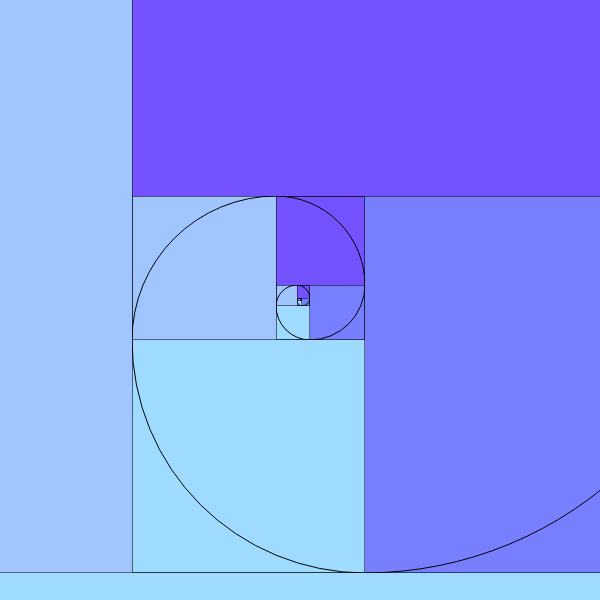
Frame 1 (no input)
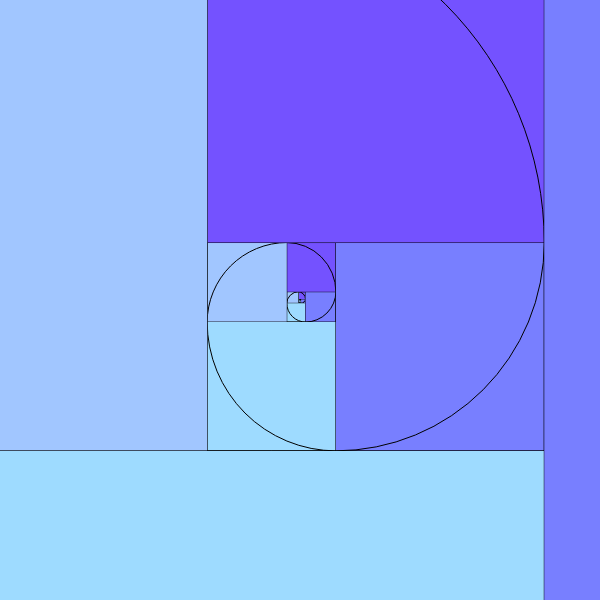
Frame 60 (no input)
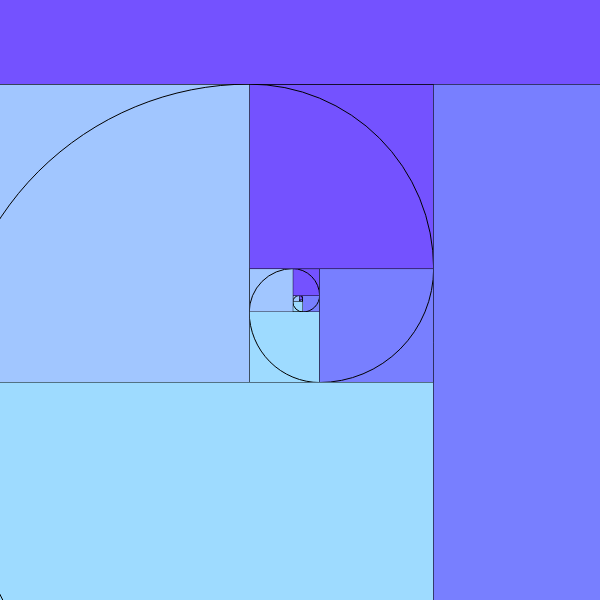
Frame 120 (the mouse pressed at the canvas centre since frame 60)

The p5.js sketch that drew these frames (run headless with seeded random() and noise() and a simulated clock; from frame 60 on, the mouse is pressed at the canvas centre):

// p5.js sketch
// ── sketch.js
const CANVAS_WIDTH = 600
const CANVAS_HEIGHT = 600
let fibs = [1,1]
let scale = 1
let minScale

const colors = ['#9edbff', '#787fff', '#7452ff', '#a1c6ff']

function setup () {
  createCanvas(CANVAS_WIDTH, CANVAS_HEIGHT)
  angleMode(DEGREES)
  initFibs()
  setMinScale()
}

function draw () {
  translate(CANVAS_WIDTH/2, CANVAS_HEIGHT/2)

  for (let i = 0; i < fibs.length; i++) {
    const scaledFib = fibs[i]*scale
    const color = colors[i%4]
    fill(color)
    rect(0, 0, scaledFib, scaledFib)
    arc(scaledFib, 0, 2*scaledFib, 2*scaledFib, 90, 180)
    translate(scaledFib, scaledFib)
    rotate(-90)
  }

  if (scale <= minScale) {
    fibs = [1,1]
    initFibs()
    scale = 1
  } else {
    scale *= 0.99
  }
}

function addFib () {
  const fibLen = fibs.length

  fibs.push(fibs[fibLen-1] + fibs[fibLen-2])
}

function initFibs () {
  for(let i = 0; i < 25; i++) {
    addFib()
  }
}

function setMinScale () {
  const fibLen = fibs.length

  minScale = fibs[fibLen-5]/fibs[fibLen-1]
}
